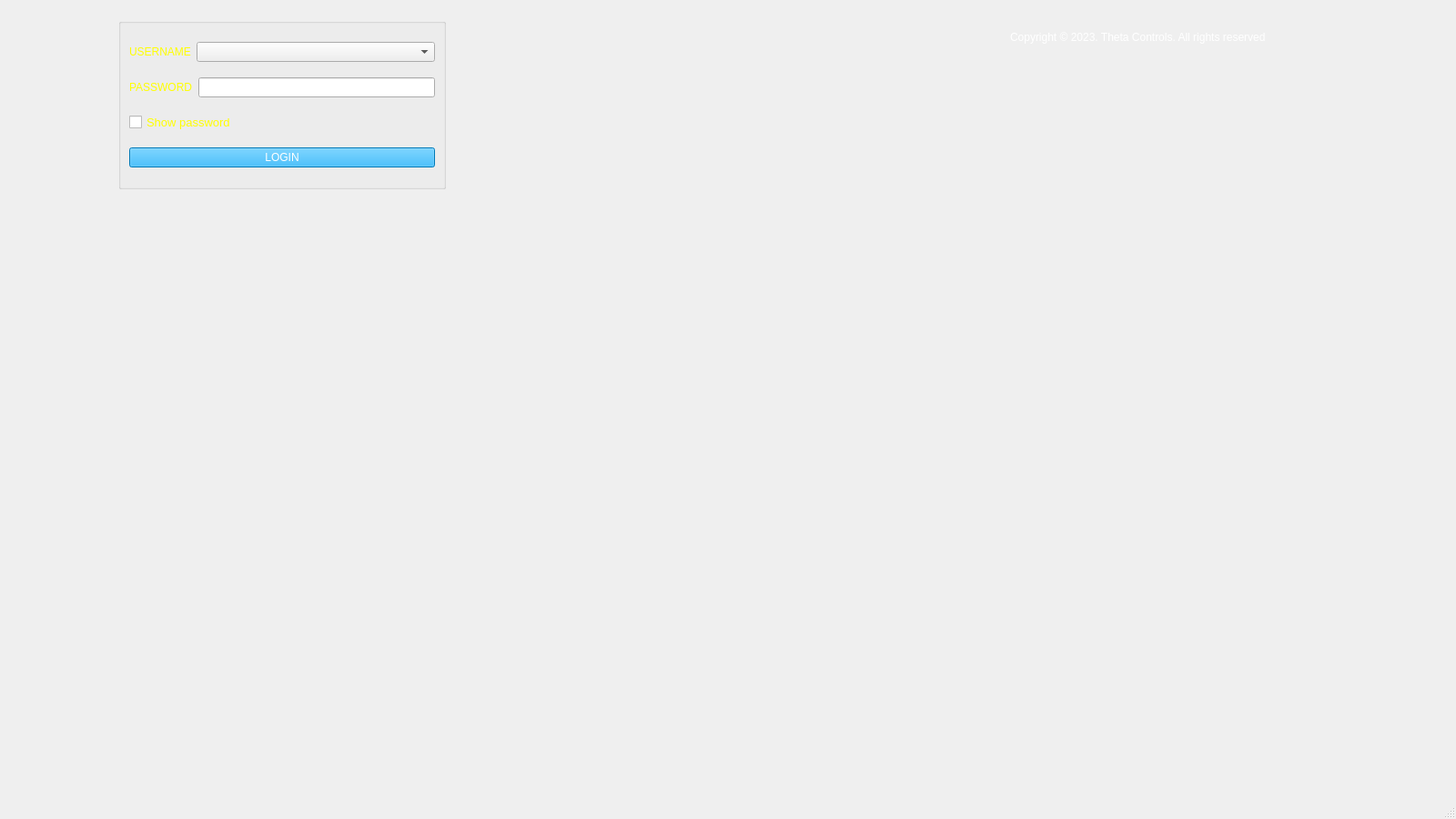
<?xml version="1.0" encoding="UTF-8"?>
<ui version="4.0">
 <class>LoginWindow</class>
 <widget class="QMainWindow" name="LoginWindow">
  <property name="geometry">
   <rect>
    <x>0</x>
    <y>0</y>
    <width>1600</width>
    <height>900</height>
   </rect>
  </property>
  <property name="windowTitle">
   <string>LoginWindow</string>
  </property>
  <widget class="QWidget" name="centralwidget">
   <widget class="QGroupBox" name="groupBox">
    <property name="geometry">
     <rect>
      <x>130</x>
      <y>20</y>
      <width>360</width>
      <height>188</height>
     </rect>
    </property>
    <property name="font">
     <font>
      <pointsize>10</pointsize>
     </font>
    </property>
    <property name="styleSheet">
     <string notr="true">COLOR:rgb(255, 255, 255);</string>
    </property>
    <property name="title">
     <string/>
    </property>
    <layout class="QVBoxLayout" name="verticalLayout">
     <item>
      <layout class="QHBoxLayout" name="horizontalLayout">
       <item>
        <widget class="QLabel" name="label">
         <property name="styleSheet">
          <string notr="true">
color:rgb(255, 255, 0);
font: 700 12pt &quot;Segoe UI&quot;;</string>
         </property>
         <property name="text">
          <string>USERNAME</string>
         </property>
        </widget>
       </item>
       <item>
        <widget class="QComboBox" name="comboBox_USERNAME">
         <property name="sizePolicy">
          <sizepolicy hsizetype="MinimumExpanding" vsizetype="Fixed">
           <horstretch>0</horstretch>
           <verstretch>0</verstretch>
          </sizepolicy>
         </property>
         <property name="styleSheet">
          <string notr="true">color:rgb(0, 0, 0);
font: 600 14pt &quot;Segoe UI Semibold&quot;;
</string>
         </property>
        </widget>
       </item>
      </layout>
     </item>
     <item>
      <layout class="QHBoxLayout" name="horizontalLayout_2">
       <item>
        <widget class="QLabel" name="label_2">
         <property name="styleSheet">
          <string notr="true">color:rgb(255, 255, 0);
font: 700 12pt &quot;Segoe UI&quot;;
</string>
         </property>
         <property name="text">
          <string>PASSWORD</string>
         </property>
        </widget>
       </item>
       <item>
        <widget class="QLineEdit" name="lineEdit_password">
         <property name="whatsThis">
          <string>&lt;html&gt;&lt;head/&gt;&lt;body&gt;&lt;p align=&quot;center&quot;&gt;&lt;br/&gt;&lt;/p&gt;&lt;/body&gt;&lt;/html&gt;</string>
         </property>
         <property name="styleSheet">
          <string notr="true">color:rgb(0, 0, 0);
font: 14pt &quot;Segoe UI Symbol&quot;;
</string>
         </property>
        </widget>
       </item>
      </layout>
     </item>
     <item>
      <widget class="QCheckBox" name="checkBox_password">
       <property name="font">
        <font>
         <pointsize>10</pointsize>
        </font>
       </property>
       <property name="styleSheet">
        <string notr="true">
COLOR:rgb(255, 255, 0);</string>
       </property>
       <property name="text">
        <string>Show password</string>
       </property>
       <property name="icon">
        <iconset>
         <normaloff>:/images/142769390-eye-icon-vector-design-symbol.jpg</normaloff>:/images/142769390-eye-icon-vector-design-symbol.jpg</iconset>
       </property>
       <property name="autoRepeat">
        <bool>false</bool>
       </property>
      </widget>
     </item>
     <item>
      <widget class="QPushButton" name="LoginButton">
       <property name="sizePolicy">
        <sizepolicy hsizetype="Minimum" vsizetype="Fixed">
         <horstretch>0</horstretch>
         <verstretch>0</verstretch>
        </sizepolicy>
       </property>
       <property name="styleSheet">
        <string notr="true">
font: 600 14pt &quot;Segoe UI Semibold&quot;;
background:rgb(0, 170, 255);</string>
       </property>
       <property name="text">
        <string>LOGIN</string>
       </property>
      </widget>
     </item>
    </layout>
   </widget>
   <widget class="QLabel" name="label_7">
    <property name="geometry">
     <rect>
      <x>10</x>
      <y>30</y>
      <width>111</width>
      <height>111</height>
     </rect>
    </property>
    <property name="text">
     <string/>
    </property>
    <property name="pixmap">
     <pixmap resource="Resources.qrc">:/images/666201.png</pixmap>
    </property>
    <property name="scaledContents">
     <bool>true</bool>
    </property>
   </widget>
   <widget class="QLabel" name="label_3">
    <property name="geometry">
     <rect>
      <x>1110</x>
      <y>20</y>
      <width>401</width>
      <height>41</height>
     </rect>
    </property>
    <property name="styleSheet">
     <string notr="true">font: 700 9pt &quot;Segoe UI&quot;;
color:rgb(255, 255, 255);</string>
    </property>
    <property name="text">
     <string>Copyright © 2023. Theta Controls. All rights reserved</string>
    </property>
   </widget>
  </widget>
  <widget class="QMenuBar" name="menubar">
   <property name="geometry">
    <rect>
     <x>0</x>
     <y>0</y>
     <width>1600</width>
     <height>26</height>
    </rect>
   </property>
  </widget>
  <widget class="QStatusBar" name="statusbar"/>
 </widget>
 <resources>
  <include location="Resources.qrc"/>
 </resources>
 <connections/>
</ui>
